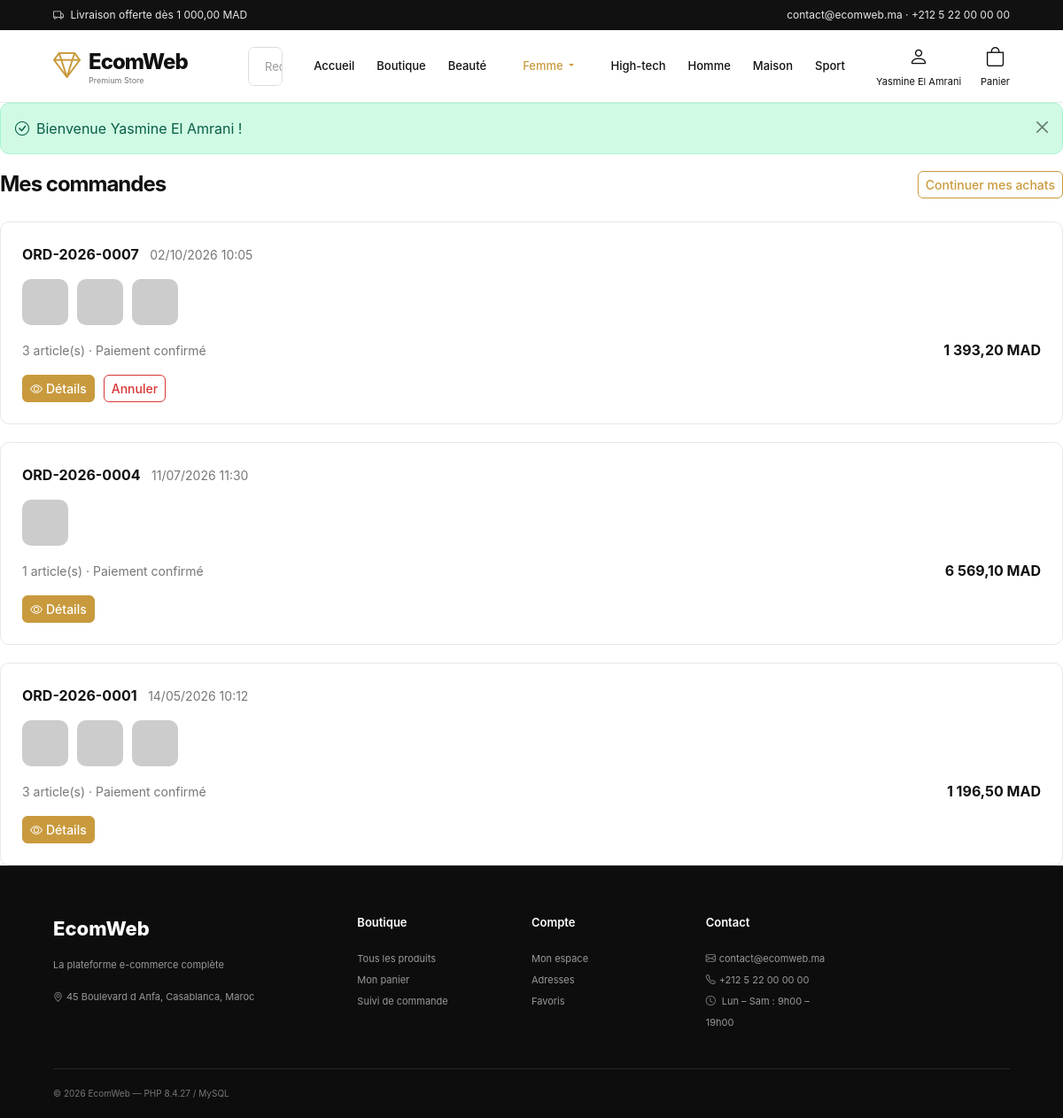
The page /ecommerce/ecom-projet-fend/ecom_web_platform/compte/commandes (signed in) on the database its author committed.
### tables this page shows
CREATE TABLE IF NOT EXISTS categories (
  id          INT UNSIGNED NOT NULL AUTO_INCREMENT,
  name        VARCHAR(120) NOT NULL,
  description TEXT         NULL,
  image       VARCHAR(255) NULL,
  parent_id   INT UNSIGNED NULL,
  created_at  DATETIME     NOT NULL DEFAULT CURRENT_TIMESTAMP,
  updated_at  DATETIME     NOT NULL DEFAULT CURRENT_TIMESTAMP ON UPDATE CURRENT_TIMESTAMP,
  PRIMARY KEY (id),
  KEY idx_categories_parent (parent_id),
  CONSTRAINT fk_categories_parent FOREIGN KEY (parent_id)
    REFERENCES categories (id) ON DELETE SET NULL
);

CREATE TABLE IF NOT EXISTS users (
  id          INT UNSIGNED NOT NULL AUTO_INCREMENT,
  username    VARCHAR(80)  NOT NULL,
  email       VARCHAR(160) NOT NULL,
  password    VARCHAR(255) NOT NULL,
  first_name  VARCHAR(80)  NULL,
  last_name   VARCHAR(80)  NULL,
  phone       VARCHAR(40)  NULL,
  avatar      VARCHAR(255) NULL,
  role        ENUM('CUSTOMER','ADMIN') NOT NULL DEFAULT 'CUSTOMER',
  is_active   TINYINT(1)   NOT NULL DEFAULT 1,
  last_login_at DATETIME   NULL,
  created_at  DATETIME     NOT NULL DEFAULT CURRENT_TIMESTAMP,
  updated_at  DATETIME     NOT NULL DEFAULT CURRENT_TIMESTAMP ON UPDATE CURRENT_TIMESTAMP,
  PRIMARY KEY (id),
  UNIQUE KEY uq_users_email (email),
  KEY idx_users_role (role)
);

CREATE TABLE IF NOT EXISTS orders (
  id                INT UNSIGNED NOT NULL AUTO_INCREMENT,
  order_number      VARCHAR(30)  NOT NULL,
  user_id           INT UNSIGNED NULL,
  customer_email    VARCHAR(160) NULL,
  subtotal          DECIMAL(10,2) NOT NULL DEFAULT 0.00,
  shipping_fee      DECIMAL(10,2) NOT NULL DEFAULT 0.00,
  discount_amount   DECIMAL(10,2) NOT NULL DEFAULT 0.00,
  total             DECIMAL(10,2) NOT NULL DEFAULT 0.00,
  status            ENUM('PENDING','CONFIRMED','PROCESSING','SHIPPED','DELIVERED','CANCELLED','REFUNDED')
                    NOT NULL DEFAULT 'PENDING',
  is_paid           TINYINT(1)   NOT NULL DEFAULT 0,
  payment_method    VARCHAR(40)  NULL,
  tracking_number   VARCHAR(60)  NULL,
  notes             TEXT         NULL,
  ship_full_name    VARCHAR(160) NULL,
  ship_phone        VARCHAR(40)  NULL,
  ship_address      VARCHAR(255) NULL,
  ship_city         VARCHAR(120) NULL,
  ship_state        VARCHAR(120) NULL,
  ship_zip_code     VARCHAR(20)  NULL,
  ship_country      VARCHAR(120) NULL,
  created_at        DATETIME     NOT NULL DEFAULT CURRENT_TIMESTAMP,
  updated_at        DATETIME     NOT NULL DEFAULT CURRENT_TIMESTAMP ON UPDATE CURRENT_TIMESTAMP,
  PRIMARY KEY (id),
  UNIQUE KEY uq_orders_number (order_number),
  KEY idx_orders_user (user_id),
  KEY idx_orders_status (status),
  KEY idx_orders_created (created_at),
  CONSTRAINT fk_orders_user FOREIGN KEY (user_id)
    REFERENCES users (id) ON DELETE SET NULL
);

CREATE TABLE IF NOT EXISTS order_items (
  id                INT UNSIGNED NOT NULL AUTO_INCREMENT,
  order_id          INT UNSIGNED NOT NULL,
  product_id        INT UNSIGNED NULL,
  product_name      VARCHAR(200) NOT NULL,
  product_thumbnail VARCHAR(255) NULL,
  quantity          INT UNSIGNED NOT NULL DEFAULT 1,
  unit_price        DECIMAL(10,2) NOT NULL DEFAULT 0.00,
  selected_size     VARCHAR(40)  NULL,
  selected_color    VARCHAR(40)  NULL,
  PRIMARY KEY (id),
  KEY idx_order_items_order (order_id),
  CONSTRAINT fk_order_items_order FOREIGN KEY (order_id)
    REFERENCES orders (id) ON DELETE CASCADE,
  CONSTRAINT fk_order_items_product FOREIGN KEY (product_id)
    REFERENCES products (id) ON DELETE SET NULL
);

### app/Views/account/orders.php (the view, shortened to what the rows shown need)
<?php
$orders = $orders ?? [];
?>
<div class="orders-header">
    <h1 class="orders-title">Mes commandes</h1>
</div>
<?php if ($orders === []): ?>
    <div class="panel text-center py-5">
        <i class="bi bi-bag fs-1 text-muted-2"></i>
        <p class="mt-3 mb-3">Vous n'avez pas encore passé de commande.</p>
        <a class="btn btn-primary" href="<?= e(url('/boutique')) ?>">Découvrir nos produits</a>
    </div>
<?php else: ?>
    <div class="orders-list">
        <?php foreach ($orders as $order): ?>
            <div class="order-card">
                <div class="order-card-header">
                    <div>
                        <strong><?= e($order->order_number) ?></strong>
                        <span class="text-muted-2 small ms-2"><?= e(format_date($order->created_at, 'd/m/Y H:i')) ?></span>
                    </div>
                    <span class="badge badge-<?= e($order->statusBadge()) ?>"><?= e($order->statusLabel()) ?></span>
                </div>
                <div class="order-card-items">
                    <?php foreach ($order->items as $item): ?>
                        <img src="<?= e(img($item->product_thumbnail)) ?>" alt="" width="52" height="52" class="rounded">
                    <?php endforeach; ?>
                </div>
                <div class="order-card-footer">
                    <span class="small text-muted-2">
                        <?= count($order->items) ?> article(s) ·
                        <?= $order->is_paid ? 'Paiement confirmé' : 'Paiement en attente' ?>
                    </span>
                    <span class="fw-bold"><?= e(money($order->total)) ?></span>
                </div>
                <div class="order-card-actions">
                    <a class="btn btn-sm btn-primary" href="<?= e(url('/compte/commandes/' . (int) $order->id)) ?>">
                        <i class="bi bi-eye me-1"></i>Détails
                    </a>
                    <?php if ($order->canBeCancelled()): ?>
                        <form method="post" action="<?= e(url('/compte/commandes/' . (int) $order->id . '/annuler')) ?>"
                              onsubmit="return confirm('Annuler cette commande ?');">
                            <button class="btn btn-sm btn-outline-danger" type="submit">Annuler</button>
                        </form>
                    <?php endif; ?>
                </div>
            </div>
        <?php endforeach; ?>
    </div>
<?php endif; ?>

### app/Views/layouts/main.php (shortened to what the rows shown need)
<?php
$appName = $appName ?? config('app.name', 'EcomWeb');
?>
<!doctype html>
<html lang="fr">
<head>
    <link rel="stylesheet" href="https://cdn.jsdelivr.net/npm/bootstrap-icons@1.11.3/font/bootstrap-icons.min.css">
    <link href="<?= e(asset('assets/css/style.css')) ?>" rel="stylesheet">
</head>
<body>
<header class="header">
    <a class="logo" href="<?= e(url('/')) ?>">
        <div>
            <h1><?= e($appName) ?></h1>
        </div>
    </a>
    <nav class="nav">
        <a class="<?= is_active('/') ? 'active' : '' ?>" href="<?= e(url('/')) ?>">Accueil</a>
        <a class="<?= is_active('/boutique') ? 'active' : '' ?>" href="<?= e(url('/boutique')) ?>">Boutique</a>
        <?php foreach (($categories ?? []) as $category): ?>
            <?php if (!empty($category['children'])): ?>
                <div class="dropdown">
                    <a class="nav-link dropdown-toggle <?= is_active('/categorie/' . $category['id']) ? 'active' : '' ?>"
                       href="<?= e(url('/categorie/' . $category['id'])) ?>"
                       data-bs-toggle="dropdown" role="button">
                        <?= e($category['name']) ?>
                    </a>
                </div>
            <?php else: ?>
                <a class="<?= is_active('/categorie/' . $category['id']) ? 'active' : '' ?>" href="<?= e(url('/categorie/' . $category['id'])) ?>"><?= e($category['name']) ?></a>
            <?php endif; ?>
        <?php endforeach; ?>
    </nav>
    <div class="header-actions">
        <?php if (!empty($currentUser)): ?>
            <div class="dropdown">
                <a class="header-action text-decoration-none" href="#" data-bs-toggle="dropdown">
                    <i class="bi bi-person"></i>
                    <span class="hide-mobile"><?= e($currentUser->fullName()) ?></span>
                </a>
            </div>
        <?php endif; ?>
    </div>
</header>
<main>
    <?= $content ?>
</main>
</body>
</html>

### rows shown on the page
categories: name "Beauté"
categories: name "Femme"
categories: name "High-tech"
categories: name "Homme"
categories: name "Maison"
categories: name "Sport"
users: $currentUser->fullName() "Yasmine El Amrani"
orders: order_number "ORD-2026-0007", created_at "02/10/2026 10:05", count($order->items) "3", is_paid "Paiement confirmé", total "1 393,20 MAD"
orders: order_number "ORD-2026-0004", created_at "11/07/2026 11:30", count($order->items) "1", is_paid "Paiement confirmé", total "6 569,10 MAD"
orders: order_number "ORD-2026-0001", created_at "14/05/2026 10:12", count($order->items) "3", is_paid "Paiement confirmé", total "1 196,50 MAD"

### other values the page prints
money($freeShipping ?? free_shipping_from()) "1 000,00 MAD"
$storeEmail "contact@ecomweb.ma"
$storePhone "+212 5 22 00 00 00"
$appName "EcomWeb"
$flash['message'] "Bienvenue Yasmine El Amrani !"
config('app.tagline', '') "La plateforme e-commerce complète"
$storeAddress "45 Boulevard d Anfa, Casablanca, Maroc"
PHP_VERSION "8.4.27"
